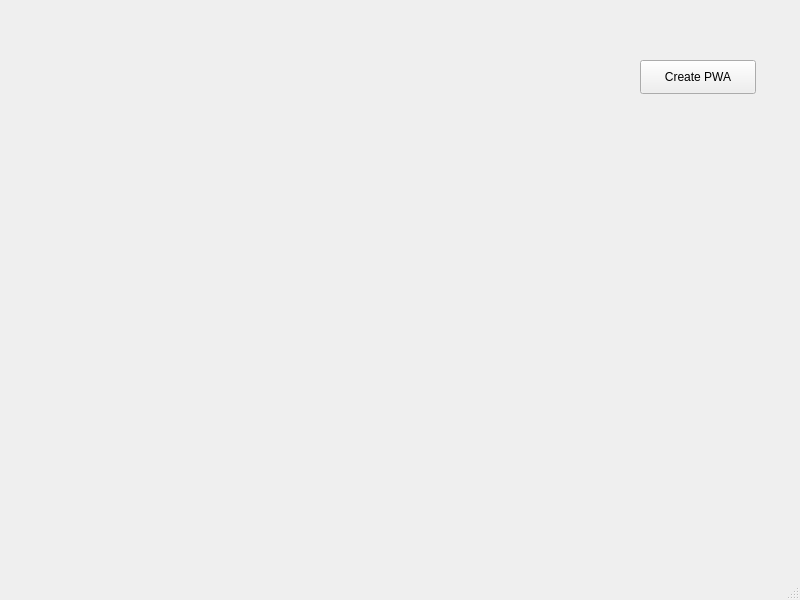
<?xml version="1.0" encoding="UTF-8"?>
<ui version="4.0">
 <class>MainWindow</class>
 <widget class="QMainWindow" name="MainWindow">
  <property name="geometry">
   <rect>
    <x>0</x>
    <y>0</y>
    <width>800</width>
    <height>600</height>
   </rect>
  </property>
  <property name="windowTitle">
   <string>MainWindow</string>
  </property>
  <widget class="QWidget" name="centralwidget">
   <widget class="QPushButton" name="createPwaButton">
    <property name="geometry">
     <rect>
      <x>640</x>
      <y>60</y>
      <width>116</width>
      <height>34</height>
     </rect>
    </property>
    <property name="text">
     <string>Create PWA</string>
    </property>
   </widget>
  </widget>
  <widget class="QMenuBar" name="menubar">
   <property name="geometry">
    <rect>
     <x>0</x>
     <y>0</y>
     <width>800</width>
     <height>29</height>
    </rect>
   </property>
  </widget>
  <widget class="QStatusBar" name="statusbar"/>
 </widget>
 <resources/>
 <connections/>
</ui>
